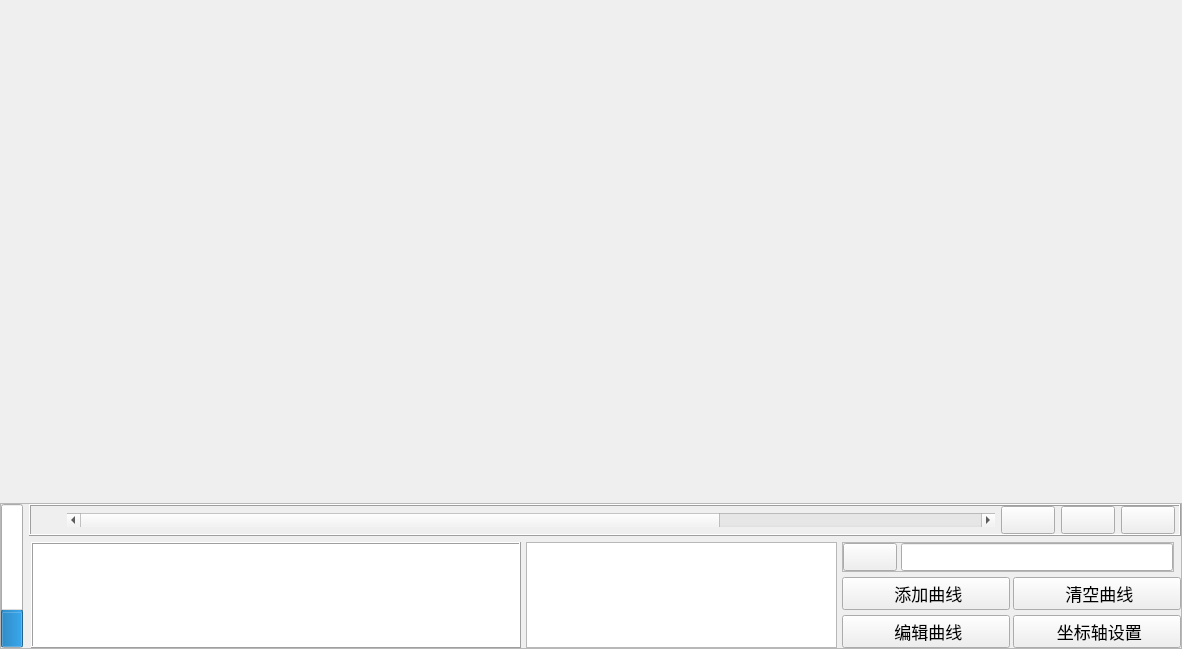
<?xml version="1.0" encoding="UTF-8"?>
<ui version="4.0">
 <class>Draw_Widget</class>
 <widget class="QWidget" name="Draw_Widget">
  <property name="geometry">
   <rect>
    <x>0</x>
    <y>0</y>
    <width>1182</width>
    <height>649</height>
   </rect>
  </property>
  <property name="windowTitle">
   <string>Form</string>
  </property>
  <layout class="QVBoxLayout" name="verticalLayout">
   <property name="leftMargin">
    <number>0</number>
   </property>
   <property name="topMargin">
    <number>0</number>
   </property>
   <property name="rightMargin">
    <number>0</number>
   </property>
   <property name="bottomMargin">
    <number>0</number>
   </property>
   <item>
    <widget class="QFrame" name="graphFrame">
     <property name="sizePolicy">
      <sizepolicy hsizetype="Preferred" vsizetype="Expanding">
       <horstretch>0</horstretch>
       <verstretch>9</verstretch>
      </sizepolicy>
     </property>
     <property name="minimumSize">
      <size>
       <width>0</width>
       <height>0</height>
      </size>
     </property>
     <property name="cursor">
      <cursorShape>CrossCursor</cursorShape>
     </property>
     <property name="frameShape">
      <enum>QFrame::Box</enum>
     </property>
     <property name="frameShadow">
      <enum>QFrame::Raised</enum>
     </property>
     <property name="lineWidth">
      <number>0</number>
     </property>
     <layout class="QVBoxLayout" name="verticalLayout_5">
      <property name="leftMargin">
       <number>0</number>
      </property>
      <property name="topMargin">
       <number>0</number>
      </property>
      <property name="rightMargin">
       <number>0</number>
      </property>
      <property name="bottomMargin">
       <number>0</number>
      </property>
      <item>
       <layout class="QVBoxLayout" name="graphLayout">
        <property name="spacing">
         <number>6</number>
        </property>
        <property name="bottomMargin">
         <number>0</number>
        </property>
       </layout>
      </item>
     </layout>
    </widget>
   </item>
   <item>
    <widget class="QFrame" name="graphSetFrame">
     <property name="frameShape">
      <enum>QFrame::StyledPanel</enum>
     </property>
     <property name="frameShadow">
      <enum>QFrame::Raised</enum>
     </property>
     <layout class="QHBoxLayout" name="horizontalLayout_9">
      <property name="leftMargin">
       <number>0</number>
      </property>
      <property name="topMargin">
       <number>0</number>
      </property>
      <property name="rightMargin">
       <number>0</number>
      </property>
      <property name="bottomMargin">
       <number>0</number>
      </property>
      <item>
       <widget class="QProgressBar" name="progressBar_2">
        <property name="value">
         <number>24</number>
        </property>
        <property name="orientation">
         <enum>Qt::Vertical</enum>
        </property>
        <property name="textDirection">
         <enum>QProgressBar::TopToBottom</enum>
        </property>
        <property name="format">
         <string>%p</string>
        </property>
       </widget>
      </item>
      <item>
       <widget class="QFrame" name="graphSetFrame_2">
        <property name="sizePolicy">
         <sizepolicy hsizetype="Preferred" vsizetype="Expanding">
          <horstretch>0</horstretch>
          <verstretch>0</verstretch>
         </sizepolicy>
        </property>
        <property name="minimumSize">
         <size>
          <width>0</width>
          <height>0</height>
         </size>
        </property>
        <property name="lineWidth">
         <number>0</number>
        </property>
        <layout class="QVBoxLayout" name="verticalLayout_4">
         <property name="spacing">
          <number>1</number>
         </property>
         <property name="leftMargin">
          <number>0</number>
         </property>
         <property name="topMargin">
          <number>0</number>
         </property>
         <property name="rightMargin">
          <number>0</number>
         </property>
         <property name="bottomMargin">
          <number>0</number>
         </property>
         <item>
          <widget class="QFrame" name="frame">
           <property name="frameShape">
            <enum>QFrame::Box</enum>
           </property>
           <property name="frameShadow">
            <enum>QFrame::Raised</enum>
           </property>
           <layout class="QHBoxLayout" name="horizontalLayout_6">
            <property name="leftMargin">
             <number>5</number>
            </property>
            <property name="topMargin">
             <number>0</number>
            </property>
            <property name="rightMargin">
             <number>4</number>
            </property>
            <property name="bottomMargin">
             <number>0</number>
            </property>
            <item>
             <widget class="QRadioButton" name="connectStateRadioButton_2">
              <property name="sizePolicy">
               <sizepolicy hsizetype="Fixed" vsizetype="Fixed">
                <horstretch>0</horstretch>
                <verstretch>0</verstretch>
               </sizepolicy>
              </property>
              <property name="maximumSize">
               <size>
                <width>25</width>
                <height>16777215</height>
               </size>
              </property>
              <property name="font">
               <font>
                <pointsize>13</pointsize>
                <italic>false</italic>
                <bold>false</bold>
                <underline>false</underline>
                <strikeout>false</strikeout>
               </font>
              </property>
              <property name="toolTip">
               <string>切换串口状态</string>
              </property>
              <property name="styleSheet">
               <string notr="true">QRadioButton::indicator {width:25px;height:25px;border-radius:25px}
QRadioButton::indicator:checked {image: url(:/ico/ico/打开.png);}
QRadioButton::indicator:unchecked {image: url(:/ico/ico/关闭.png);}
</string>
              </property>
              <property name="text">
               <string/>
              </property>
              <property name="iconSize">
               <size>
                <width>0</width>
                <height>0</height>
               </size>
              </property>
              <property name="shortcut">
               <string notr="true"/>
              </property>
              <property name="checkable">
               <bool>false</bool>
              </property>
              <property name="checked">
               <bool>false</bool>
              </property>
              <property name="autoExclusive">
               <bool>false</bool>
              </property>
             </widget>
            </item>
            <item>
             <widget class="QScrollBar" name="graphScrollBar">
              <property name="minimum">
               <number>0</number>
              </property>
              <property name="maximum">
               <number>41</number>
              </property>
              <property name="pageStep">
               <number>100</number>
              </property>
              <property name="value">
               <number>0</number>
              </property>
              <property name="orientation">
               <enum>Qt::Horizontal</enum>
              </property>
             </widget>
            </item>
            <item>
             <widget class="QPushButton" name="stopShowButton_2">
              <property name="sizePolicy">
               <sizepolicy hsizetype="Fixed" vsizetype="Fixed">
                <horstretch>0</horstretch>
                <verstretch>0</verstretch>
               </sizepolicy>
              </property>
              <property name="minimumSize">
               <size>
                <width>0</width>
                <height>27</height>
               </size>
              </property>
              <property name="maximumSize">
               <size>
                <width>16777215</width>
                <height>16777215</height>
               </size>
              </property>
              <property name="font">
               <font>
                <pointsize>13</pointsize>
                <italic>false</italic>
                <bold>false</bold>
                <underline>false</underline>
                <strikeout>false</strikeout>
               </font>
              </property>
              <property name="cursor">
               <cursorShape>ArrowCursor</cursorShape>
              </property>
              <property name="toolTip">
               <string>暂停绘图功能</string>
              </property>
              <property name="text">
               <string/>
              </property>
              <property name="icon">
               <iconset resource="icoPack.qrc">
                <normaloff>:/MainWin/ico/20200510-235146.ico</normaloff>:/MainWin/ico/20200510-235146.ico</iconset>
              </property>
              <property name="iconSize">
               <size>
                <width>22</width>
                <height>22</height>
               </size>
              </property>
             </widget>
            </item>
            <item>
             <widget class="QPushButton" name="saveDataButton_2">
              <property name="sizePolicy">
               <sizepolicy hsizetype="Fixed" vsizetype="Fixed">
                <horstretch>0</horstretch>
                <verstretch>0</verstretch>
               </sizepolicy>
              </property>
              <property name="minimumSize">
               <size>
                <width>0</width>
                <height>27</height>
               </size>
              </property>
              <property name="maximumSize">
               <size>
                <width>16777215</width>
                <height>16777215</height>
               </size>
              </property>
              <property name="font">
               <font>
                <pointsize>13</pointsize>
                <italic>false</italic>
                <bold>false</bold>
                <underline>false</underline>
                <strikeout>false</strikeout>
               </font>
              </property>
              <property name="toolTip">
               <string>导出绘图区图片</string>
              </property>
              <property name="text">
               <string/>
              </property>
              <property name="icon">
               <iconset resource="icoPack.qrc">
                <normaloff>:/MainWin/ico/20200510-223336.ico</normaloff>:/MainWin/ico/20200510-223336.ico</iconset>
              </property>
              <property name="iconSize">
               <size>
                <width>22</width>
                <height>22</height>
               </size>
              </property>
             </widget>
            </item>
            <item>
             <widget class="QPushButton" name="resetButton">
              <property name="sizePolicy">
               <sizepolicy hsizetype="Fixed" vsizetype="Fixed">
                <horstretch>0</horstretch>
                <verstretch>0</verstretch>
               </sizepolicy>
              </property>
              <property name="minimumSize">
               <size>
                <width>0</width>
                <height>27</height>
               </size>
              </property>
              <property name="font">
               <font>
                <pointsize>13</pointsize>
                <italic>false</italic>
                <bold>false</bold>
                <underline>false</underline>
                <strikeout>false</strikeout>
               </font>
              </property>
              <property name="text">
               <string/>
              </property>
              <property name="icon">
               <iconset resource="icoPack.qrc">
                <normaloff>:/setting/ico/设置/20200517-232159.ico</normaloff>:/setting/ico/设置/20200517-232159.ico</iconset>
              </property>
              <property name="iconSize">
               <size>
                <width>22</width>
                <height>22</height>
               </size>
              </property>
             </widget>
            </item>
           </layout>
          </widget>
         </item>
         <item>
          <widget class="QFrame" name="frame_2">
           <property name="sizePolicy">
            <sizepolicy hsizetype="Preferred" vsizetype="Expanding">
             <horstretch>0</horstretch>
             <verstretch>0</verstretch>
            </sizepolicy>
           </property>
           <layout class="QHBoxLayout" name="horizontalLayout_22">
            <property name="spacing">
             <number>0</number>
            </property>
            <property name="leftMargin">
             <number>0</number>
            </property>
            <property name="topMargin">
             <number>0</number>
            </property>
            <property name="rightMargin">
             <number>0</number>
            </property>
            <property name="bottomMargin">
             <number>0</number>
            </property>
            <item>
             <widget class="QFrame" name="frame_3">
              <property name="sizePolicy">
               <sizepolicy hsizetype="Expanding" vsizetype="Ignored">
                <horstretch>3</horstretch>
                <verstretch>0</verstretch>
               </sizepolicy>
              </property>
              <layout class="QHBoxLayout" name="horizontalLayout_21">
               <property name="spacing">
                <number>5</number>
               </property>
               <property name="leftMargin">
                <number>2</number>
               </property>
               <property name="topMargin">
                <number>5</number>
               </property>
               <property name="rightMargin">
                <number>0</number>
               </property>
               <property name="bottomMargin">
                <number>0</number>
               </property>
               <item>
                <widget class="QPlainTextEdit" name="graphReceiveBox">
                 <property name="sizePolicy">
                  <sizepolicy hsizetype="Minimum" vsizetype="Ignored">
                   <horstretch>11</horstretch>
                   <verstretch>0</verstretch>
                  </sizepolicy>
                 </property>
                 <property name="maximumSize">
                  <size>
                   <width>16777215</width>
                   <height>16777215</height>
                  </size>
                 </property>
                 <property name="font">
                  <font>
                   <pointsize>13</pointsize>
                   <italic>false</italic>
                   <bold>false</bold>
                   <underline>false</underline>
                   <strikeout>false</strikeout>
                  </font>
                 </property>
                 <property name="frameShape">
                  <enum>QFrame::Box</enum>
                 </property>
                 <property name="frameShadow">
                  <enum>QFrame::Raised</enum>
                 </property>
                 <property name="readOnly">
                  <bool>true</bool>
                 </property>
                </widget>
               </item>
               <item>
                <widget class="QFrame" name="frame_4">
                 <property name="sizePolicy">
                  <sizepolicy hsizetype="Preferred" vsizetype="Preferred">
                   <horstretch>7</horstretch>
                   <verstretch>0</verstretch>
                  </sizepolicy>
                 </property>
                 <layout class="QVBoxLayout" name="verticalLayout_2">
                  <property name="spacing">
                   <number>5</number>
                  </property>
                  <property name="leftMargin">
                   <number>0</number>
                  </property>
                  <property name="topMargin">
                   <number>0</number>
                  </property>
                  <property name="rightMargin">
                   <number>0</number>
                  </property>
                  <property name="bottomMargin">
                   <number>0</number>
                  </property>
                  <item>
                   <widget class="QListWidget" name="listWidget_2"/>
                  </item>
                 </layout>
                </widget>
               </item>
              </layout>
             </widget>
            </item>
            <item>
             <widget class="QFrame" name="frame_5">
              <property name="sizePolicy">
               <sizepolicy hsizetype="Expanding" vsizetype="Fixed">
                <horstretch>1</horstretch>
                <verstretch>0</verstretch>
               </sizepolicy>
              </property>
              <layout class="QGridLayout" name="gridLayout_2">
               <property name="leftMargin">
                <number>5</number>
               </property>
               <property name="topMargin">
                <number>5</number>
               </property>
               <property name="rightMargin">
                <number>0</number>
               </property>
               <property name="bottomMargin">
                <number>0</number>
               </property>
               <property name="horizontalSpacing">
                <number>7</number>
               </property>
               <property name="verticalSpacing">
                <number>5</number>
               </property>
               <item row="3" column="0" colspan="2">
                <layout class="QHBoxLayout" name="horizontalLayout_24">
                 <property name="spacing">
                  <number>3</number>
                 </property>
                 <item>
                  <widget class="QPushButton" name="stopShowButton">
                   <property name="sizePolicy">
                    <sizepolicy hsizetype="MinimumExpanding" vsizetype="Fixed">
                     <horstretch>0</horstretch>
                     <verstretch>0</verstretch>
                    </sizepolicy>
                   </property>
                   <property name="minimumSize">
                    <size>
                     <width>168</width>
                     <height>27</height>
                    </size>
                   </property>
                   <property name="maximumSize">
                    <size>
                     <width>16777215</width>
                     <height>16777215</height>
                    </size>
                   </property>
                   <property name="font">
                    <font>
                     <pointsize>13</pointsize>
                     <italic>false</italic>
                     <bold>false</bold>
                     <underline>false</underline>
                     <strikeout>false</strikeout>
                    </font>
                   </property>
                   <property name="cursor">
                    <cursorShape>ArrowCursor</cursorShape>
                   </property>
                   <property name="toolTip">
                    <string>暂停绘图功能</string>
                   </property>
                   <property name="text">
                    <string> 编辑曲线</string>
                   </property>
                   <property name="icon">
                    <iconset resource="icoPack.qrc">
                     <normaloff>:/Mainico/ico/20200511-103826.ico</normaloff>:/Mainico/ico/20200511-103826.ico</iconset>
                   </property>
                   <property name="iconSize">
                    <size>
                     <width>22</width>
                     <height>22</height>
                    </size>
                   </property>
                  </widget>
                 </item>
                 <item>
                  <widget class="QPushButton" name="saveDataButton">
                   <property name="sizePolicy">
                    <sizepolicy hsizetype="MinimumExpanding" vsizetype="Fixed">
                     <horstretch>0</horstretch>
                     <verstretch>0</verstretch>
                    </sizepolicy>
                   </property>
                   <property name="minimumSize">
                    <size>
                     <width>168</width>
                     <height>27</height>
                    </size>
                   </property>
                   <property name="maximumSize">
                    <size>
                     <width>16777215</width>
                     <height>16777215</height>
                    </size>
                   </property>
                   <property name="font">
                    <font>
                     <pointsize>13</pointsize>
                     <italic>false</italic>
                     <bold>false</bold>
                     <underline>false</underline>
                     <strikeout>false</strikeout>
                    </font>
                   </property>
                   <property name="toolTip">
                    <string>导出绘图区图片</string>
                   </property>
                   <property name="text">
                    <string> 坐标轴设置</string>
                   </property>
                   <property name="icon">
                    <iconset resource="icoPack.qrc">
                     <normaloff>:/setting/ico/设置/20200517-232213.ico</normaloff>:/setting/ico/设置/20200517-232213.ico</iconset>
                   </property>
                   <property name="iconSize">
                    <size>
                     <width>22</width>
                     <height>22</height>
                    </size>
                   </property>
                  </widget>
                 </item>
                </layout>
               </item>
               <item row="2" column="0" colspan="2">
                <layout class="QHBoxLayout" name="horizontalLayout_23">
                 <property name="spacing">
                  <number>3</number>
                 </property>
                 <item>
                  <widget class="QPushButton" name="addGraphColor">
                   <property name="sizePolicy">
                    <sizepolicy hsizetype="MinimumExpanding" vsizetype="Fixed">
                     <horstretch>0</horstretch>
                     <verstretch>0</verstretch>
                    </sizepolicy>
                   </property>
                   <property name="minimumSize">
                    <size>
                     <width>0</width>
                     <height>27</height>
                    </size>
                   </property>
                   <property name="maximumSize">
                    <size>
                     <width>16777215</width>
                     <height>16777215</height>
                    </size>
                   </property>
                   <property name="font">
                    <font>
                     <pointsize>13</pointsize>
                     <italic>false</italic>
                     <bold>false</bold>
                     <underline>false</underline>
                     <strikeout>false</strikeout>
                    </font>
                   </property>
                   <property name="toolTip">
                    <string>曲线与颜色对应</string>
                   </property>
                   <property name="text">
                    <string> 添加曲线</string>
                   </property>
                   <property name="icon">
                    <iconset resource="icoPack.qrc">
                     <normaloff>:/MainWin/ico/20200510-223440.ico</normaloff>:/MainWin/ico/20200510-223440.ico</iconset>
                   </property>
                   <property name="iconSize">
                    <size>
                     <width>22</width>
                     <height>22</height>
                    </size>
                   </property>
                  </widget>
                 </item>
                 <item>
                  <widget class="QPushButton" name="clearDataButton">
                   <property name="sizePolicy">
                    <sizepolicy hsizetype="MinimumExpanding" vsizetype="Fixed">
                     <horstretch>0</horstretch>
                     <verstretch>0</verstretch>
                    </sizepolicy>
                   </property>
                   <property name="minimumSize">
                    <size>
                     <width>168</width>
                     <height>27</height>
                    </size>
                   </property>
                   <property name="maximumSize">
                    <size>
                     <width>16777215</width>
                     <height>16777215</height>
                    </size>
                   </property>
                   <property name="font">
                    <font>
                     <pointsize>13</pointsize>
                     <italic>false</italic>
                     <bold>false</bold>
                     <underline>false</underline>
                     <strikeout>false</strikeout>
                    </font>
                   </property>
                   <property name="toolTip">
                    <string>清空所有！！</string>
                   </property>
                   <property name="text">
                    <string> 清空曲线</string>
                   </property>
                   <property name="icon">
                    <iconset resource="icoPack.qrc">
                     <normaloff>:/MainWin/ico/20200510-223403.ico</normaloff>:/MainWin/ico/20200510-223403.ico</iconset>
                   </property>
                   <property name="iconSize">
                    <size>
                     <width>22</width>
                     <height>22</height>
                    </size>
                   </property>
                  </widget>
                 </item>
                </layout>
               </item>
               <item row="1" column="0">
                <widget class="QFrame" name="frame_17">
                 <property name="frameShape">
                  <enum>QFrame::StyledPanel</enum>
                 </property>
                 <property name="frameShadow">
                  <enum>QFrame::Raised</enum>
                 </property>
                 <layout class="QHBoxLayout" name="horizontalLayout_3">
                  <property name="spacing">
                   <number>4</number>
                  </property>
                  <property name="leftMargin">
                   <number>0</number>
                  </property>
                  <property name="topMargin">
                   <number>0</number>
                  </property>
                  <property name="rightMargin">
                   <number>0</number>
                  </property>
                  <property name="bottomMargin">
                   <number>0</number>
                  </property>
                  <item>
                   <widget class="QPushButton" name="addGraphColor_2">
                    <property name="sizePolicy">
                     <sizepolicy hsizetype="Fixed" vsizetype="Fixed">
                      <horstretch>0</horstretch>
                      <verstretch>0</verstretch>
                     </sizepolicy>
                    </property>
                    <property name="minimumSize">
                     <size>
                      <width>0</width>
                      <height>27</height>
                     </size>
                    </property>
                    <property name="maximumSize">
                     <size>
                      <width>16777215</width>
                      <height>16777215</height>
                     </size>
                    </property>
                    <property name="font">
                     <font>
                      <pointsize>13</pointsize>
                      <italic>false</italic>
                      <bold>false</bold>
                      <underline>false</underline>
                      <strikeout>false</strikeout>
                     </font>
                    </property>
                    <property name="toolTip">
                     <string>曲线与颜色对应</string>
                    </property>
                    <property name="text">
                     <string/>
                    </property>
                    <property name="icon">
                     <iconset resource="icoPack.qrc">
                      <normaloff>:/Mainico/ico/20200510-221424.ico</normaloff>:/Mainico/ico/20200510-221424.ico</iconset>
                    </property>
                    <property name="iconSize">
                     <size>
                      <width>20</width>
                      <height>20</height>
                     </size>
                    </property>
                   </widget>
                  </item>
                  <item>
                   <widget class="QLineEdit" name="lineEdit_3">
                    <property name="sizePolicy">
                     <sizepolicy hsizetype="Expanding" vsizetype="Preferred">
                      <horstretch>0</horstretch>
                      <verstretch>0</verstretch>
                     </sizepolicy>
                    </property>
                   </widget>
                  </item>
                 </layout>
                </widget>
               </item>
              </layout>
             </widget>
            </item>
           </layout>
          </widget>
         </item>
        </layout>
       </widget>
      </item>
     </layout>
    </widget>
   </item>
  </layout>
 </widget>
 <resources>
  <include location="icoPack.qrc"/>
 </resources>
 <connections>
  <connection>
   <sender>graphScrollBar</sender>
   <signal>sliderMoved(int)</signal>
   <receiver>Draw_Widget</receiver>
   <slot>moveGraph(int)</slot>
   <hints>
    <hint type="sourcelabel">
     <x>172</x>
     <y>523</y>
    </hint>
    <hint type="destinationlabel">
     <x>28</x>
     <y>501</y>
    </hint>
   </hints>
  </connection>
  <connection>
   <sender>graphScrollBar</sender>
   <signal>sliderPressed()</signal>
   <receiver>Draw_Widget</receiver>
   <slot>stopUpdate()</slot>
   <hints>
    <hint type="sourcelabel">
     <x>247</x>
     <y>520</y>
    </hint>
    <hint type="destinationlabel">
     <x>-108</x>
     <y>499</y>
    </hint>
   </hints>
  </connection>
  <connection>
   <sender>graphScrollBar</sender>
   <signal>sliderReleased()</signal>
   <receiver>Draw_Widget</receiver>
   <slot>continueUpdate()</slot>
   <hints>
    <hint type="sourcelabel">
     <x>276</x>
     <y>514</y>
    </hint>
    <hint type="destinationlabel">
     <x>-132</x>
     <y>510</y>
    </hint>
   </hints>
  </connection>
  <connection>
   <sender>resetButton</sender>
   <signal>clicked()</signal>
   <receiver>Draw_Widget</receiver>
   <slot>resetGraph()</slot>
   <hints>
    <hint type="sourcelabel">
     <x>1161</x>
     <y>519</y>
    </hint>
    <hint type="destinationlabel">
     <x>1135</x>
     <y>733</y>
    </hint>
   </hints>
  </connection>
 </connections>
 <slots>
  <slot>moveGraph(int)</slot>
  <slot>stopUpdate()</slot>
  <slot>continueUpdate()</slot>
  <slot>resetGraph()</slot>
 </slots>
</ui>
